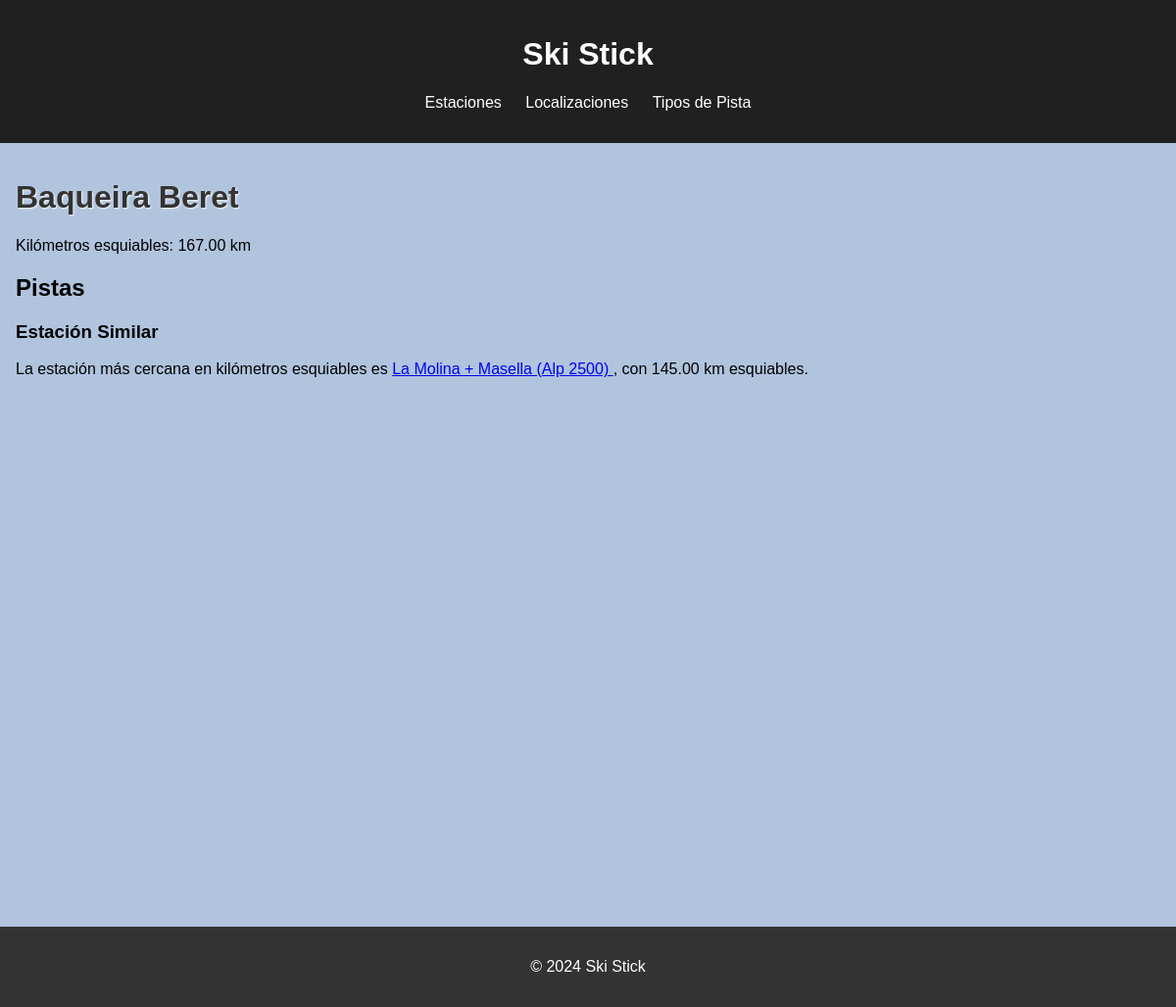
The app's page /estacion/1/, older data.
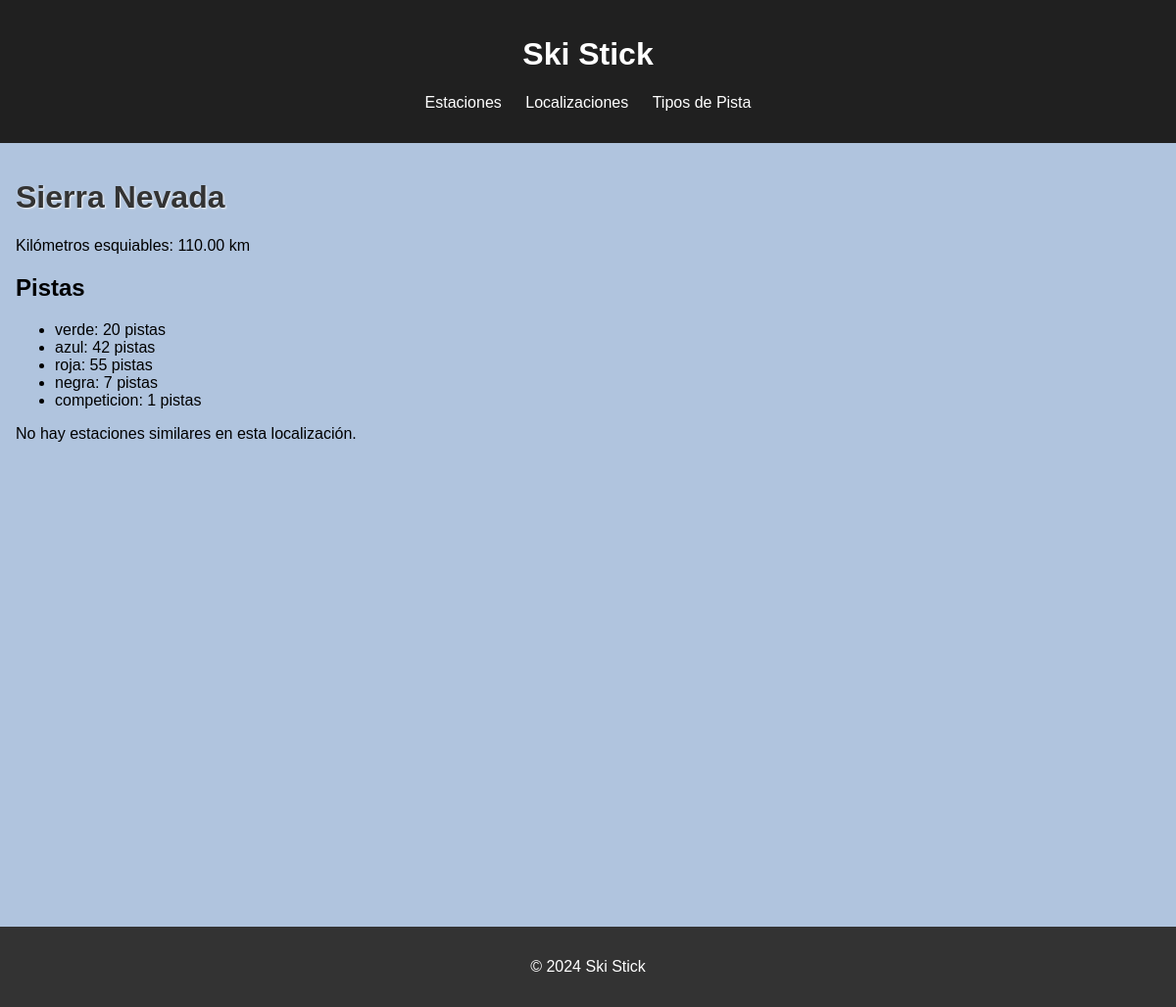
The same page, newer data.
### appSkiStick/models.py (models this page shows, shortened)
class Estacion(models.Model):
    nombre = models.CharField(max_length=100)
    localizacion = models.ForeignKey(Localizacion, on_delete=models.CASCADE, related_name="estaciones")
    km_pistas = models.DecimalField(max_digits=5, decimal_places=2, help_text="Longitud total esquiable en kilómetros")
    descripcion = models.TextField(blank=True, null=True)
    tipos_pista = models.ManyToManyField(TipoDePista, through='EstacionTipoDePista', related_name="estaciones")
    imagen = models.ImageField(upload_to='estaciones/', blank=True, null=True, verbose_name='imagen')

class EstacionTipoDePista(models.Model):
    estacion = models.ForeignKey(Estacion, on_delete=models.CASCADE)
    tipo_de_pista = models.ForeignKey(TipoDePista, on_delete=models.CASCADE)
    cantidad = models.PositiveIntegerField(default=0, help_text="Número de pistas de este tipo en la estación")
    class Meta:
        unique_together = ('estacion', 'tipo_de_pista')  #Evitamos duplicados de tipo por estación

class TipoDePista(models.Model):
    TIPO_NIVEL = {
        'verde': 'Principiante',
        'azul': 'Amateur',
        'roja': 'Avanzado',
        'negra': 'Experto',
        'competicion': 'Competitivo',
    }
    TIPO_CHOICES = [
        ('verde', 'Verde'),
        ('azul', 'Azul'),
        ('roja', 'Roja'),
        ('negra', 'Negra'),
        ('competicion', 'Competición'),
    ]
    nombre = models.CharField(max_length=20, choices=TIPO_CHOICES, unique=True)
    nivel = models.CharField(max_length=20, editable=False)

### appSkiStick/views.py (the view)
# urls.py: path('estacion/<int:pk>/', EstacionDetailView.as_view(), name='estacion_detail'),
class EstacionDetailView(DetailView):
    model = Estacion
    template_name = "estacion_detail.html"
    context_object_name = "estacion"
    def get_context_data(self, **kwargs):
        context = super().get_context_data(**kwargs)
        estacion = self.get_object()
        tipos_con_cantidad = EstacionTipoDePista.objects.filter(estacion=estacion)
        context['tipos_con_cantidad'] = tipos_con_cantidad
        estacion_similar = Estacion.objects.filter(
            localizacion=estacion.localizacion
        ).exclude(id=estacion.id).annotate(
            diferencia_km=Abs(F('km_pistas') - estacion.km_pistas)
        ).order_by('diferencia_km').first()
        context['estacion_similar'] = estacion_similar
        return context

### appSkiStick/templates/estacion_detail.html
{% extends "base.html" %}
{% block content %}
<h1>{{ estacion.nombre }}</h1>
<p>Kilómetros esquiables: {{ estacion.km_pistas }} km</p>
<h2>Pistas</h2>
<ul>
    {% for tipo in tipos_con_cantidad %}
        <li>{{ tipo.tipo_de_pista.nombre }}: {{ tipo.cantidad }} pistas</li>
    {% endfor %}
</ul>
{% if estacion_similar %}
    <h3>Estación Similar</h3>
    <p>
        La estación más cercana en kilómetros esquiables es
        <a href="{% url 'estacion_detail' estacion_similar.pk %}">
            {{ estacion_similar.nombre }}
        </a>, con {{ estacion_similar.km_pistas }} km esquiables.
    </p>
{% else %}
    <p>No hay estaciones similares en esta localización.</p>
{% endif %}
{% endblock %}

### appSkiStick/templates/base.html (shortened to what this page needs)
<!DOCTYPE html>
<html lang="es">
<head>
    {% load static %}
    <link rel="stylesheet" href="{% static 'css/styles.css' %}">
</head>
<body>
    <header>
        <h1><a href="{% url 'home' %}">Ski Stick</a></h1>
        <nav>
            <ul>
                <li><a href="{% url 'estacion_list' %}">Estaciones</a></li>
                <li><a href="{% url 'localizacion_list' %}">Localizaciones</a></li>
                <li><a href="{% url 'pista_list' %}">Tipos de Pista</a></li>
            </ul>
        </nav>
    </header>
    <main>
        {% block content %}{% endblock %}
    </main>
    <footer>
        <p>&copy; 2024 Ski Stick</p>
    </footer>
</body>
</html>

### appSkiStick/static/css/styles.css (style rules this page uses)
html, body { height: 100%; margin: 0; padding: 0; overflow-y: auto; }
body { font-family: Arial, sans-serif; margin: 0; padding: 0; background-color: lightsteelblue; }
header { background-color: #202020; color: #fff; padding: 1em; text-align: center; }
header h1 a { color: #fff; text-decoration: none; }
nav ul { list-style: none; padding: 0; }
nav ul li { display: inline; margin: 0 10px; }
nav ul li a { color: #fff; text-decoration: none; transition: color 0.3s ease; }
main { min-height: 100vh; padding: 1em; box-sizing: border-box; justify-content: center; }
main h1 { color: #333; text-shadow: 1px 1px 2px #f9f9f9; }
footer { background-color: #333; color: #fff; text-align: center; padding: 1em; bottom: 0; }

Row changes from the older to the newer data that the page shows:
no longer on this page (row edited): Estacion: nombre "La Molina + Masella (Alp 2500)", km_pistas "145.00"
changed Estacion: nombre "Baqueira Beret" → "Sierra Nevada"; km_pistas "167.00" → "110.00"
added EstacionTipoDePista: tipo_de_pista.nombre "verde", cantidad "20"
added EstacionTipoDePista: tipo_de_pista.nombre "azul", cantidad "42"
added EstacionTipoDePista: tipo_de_pista.nombre "roja", cantidad "55"
added EstacionTipoDePista: tipo_de_pista.nombre "negra", cantidad "7"
added EstacionTipoDePista: tipo_de_pista.nombre "competicion", cantidad "1"
Text that changed along with them:
text no longer shown: "Estación Similar La estación más cercana en kilómetros esquiables es , con km esquiables."
text now shown: "No hay estaciones similares en esta localización."
